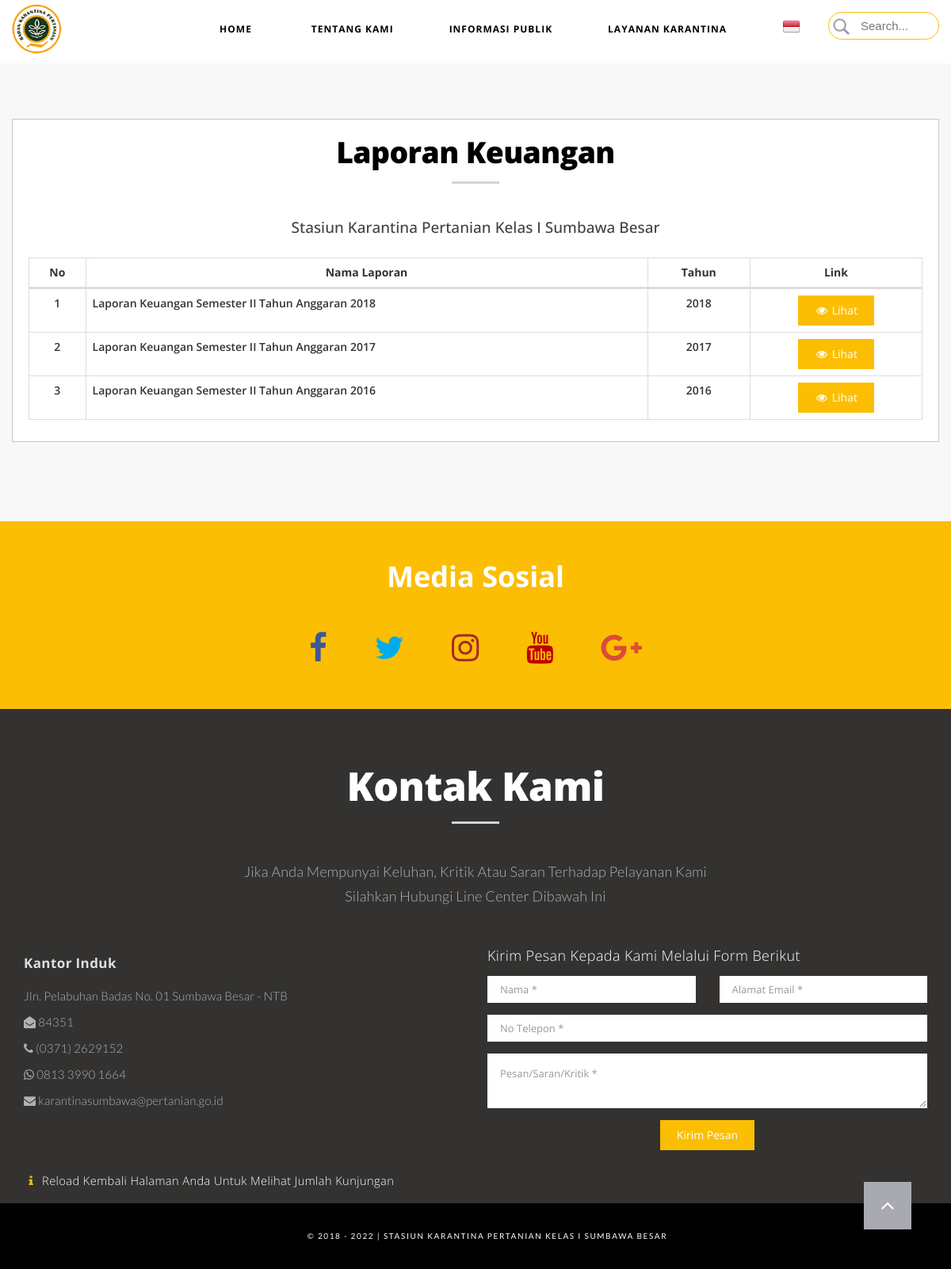
/keuangan?laporan_keuangan, run on the app's committed database.
### tables this page shows
CREATE TABLE `laporan` (
  `id` int(20) NOT NULL,
  `jenis_laporan` varchar(100) NOT NULL,
  `nama_laporan` varchar(300) NOT NULL,
  `tahun` int(11) NOT NULL,
  `link` varchar(300) NOT NULL,
  `waktu_input` date NOT NULL,
  `jenis` varchar(20) NOT NULL DEFAULT 'laporan'
);

### admin/classes/class_keuangan.php (called while the page is built, shortened)
<?php
class keuangan{
	private $db;
	public function __construct(Database $db){
		$this->conn = $db;
		$this->db = $this->conn->getConnection();
	}
	public function laporanKeuangan($id=null){
		$sql = "SELECT * FROM laporan WHERE jenis_laporan='laporan_keuangan'";
		$sql .= ' ORDER BY id DESC';
		$query = $this->db->query($sql) or die ($this->db->error);
		return $query;
	}
}
?>

### admin/config/database.php (called while the page is built, shortened)
<?php
class Database {
	private static $connection;
	private $host = "localhost";
	private $username = "root";
	private $password = "";
	private $database = "websumbawa";
	private function __construct() {
		self::$connection = new mysqli($this->host, $this->username, $this->password, $this->database);
	}
	public function getConnection() {
		return self::$connection;
	}
}
?>

### templates/head.php (called while the page is built, shortened)
<?php
require_once('admin/config/database.php');
require_once('admin/classes/class_paginator.php');
require_once('admin/classes/class_keuangan.php');
$db = Database::getInstance();
$keuangan = new keuangan($db);
require_once('templates/header_web.php');
?>

### views/keuangan/laporan_keuangan/index.php (the view, shortened to what this page needs)
<section class="light-bg atas" id="berkala">
	<div class="container">
		<div class="row">
			<div class="mz-module text-center">
				<div class="mz-module-about text-center">
					<div class="section-title">
						<h2 class="judul">Laporan Keuangan</h2>
					</div>
					<div class="sub-judul">
						<h3>Stasiun Karantina Pertanian Kelas I Sumbawa Besar</h3>
					</div>
					<table id="info_berkala" class="table table-bordered text-center" style="width:100%">
						<thead>
							<tr>
								<th width="20">No</th>
								<th width="350">Nama Laporan</th>
								<th width="50">Tahun</th>
								<th width="50">Link</th>
							</tr>
						</thead>
						<tbody>
							<?php
								$no = 1;
								$tampilLaporan = $keuangan->laporanKeuangan();
								while ($data = $tampilLaporan->fetch_object()) :
							?>
							<tr>
								<td><?php echo $no++;?></td>
								<td><?php echo $data->nama_laporan;?></td>
								<td><?php echo $data->tahun ?></td>
								<td><a href="<?=$data->link;?>" target="_blank"><button type="button"  class="btn btn-warning"><i class="fa fa-eye fa-fw"></i> Lihat</button></a></td>
							</tr>
							<?php endwhile ?>
						</tbody>
					</table>
				</div>
			</div>
		</div>
	</div>
</section>

### css/style.css (style rules this page uses)
body { margin: 0px; font-family: "Open Sans", Sans-serif; }
@media (min-width: 768px) { section { padding: 150px 0; } }
section { padding: 70px 0; }
.section-title h2 { font-size: 50px; color: #B3B3BB; font-weight: 900; letter-spacing: -0.6px; position: relative; margin: 0 0 50px 0; padding-bottom: 15px; }
.section-title h2:after { left: 50%; z-index: 1; width: 60px; height: 3px; content: " "; bottom: -5px; margin-left: -30px; text-align: center; position: absolute; background: #D4D4D4; }
.mz-module { position: relative; margin-bottom: 30px; }
.mz-module-about { border: 1px solid #c7c7d1; min-height: 280px; padding: 20px; background-color: #FFF; }
.mz-module-about h3 { font-weight: 500; font-size: 19px; color: #424242; margin-bottom: 20px; }
.light-bg { background-color: #f8f8f8; }
.btn { display: inline-block; padding: 8px 20px; margin-bottom: 0; font-size: 14px; font-weight: 400; line-height: 1.42857143; text-align: center; white-space: nowrap; vertical-align: middle; -ms-touch-action: manipulation; touch-action: manipulation; cursor: pointer; -webkit-user-select: none; -moz-user-select: none; -ms-user-select: none; user-select: none; background-image: none; border: 1px solid transparent; border-radius: 0px; background-color: #FCBE03; }
.pagination > li > a:hover, { background-color: white; }
body { top: 0px !important; }

### templates/header_web.php (style rules this page uses)
body { overflow-x: hidden; }

### views/keuangan/laporan_keuangan/index.php (style rules this page uses)
section#berkala { margin-top: 80px; }
h2.judul { color: #000; font-size: 28pt }
th { text-align: center; }
td { vertical-align: text-bottom; font-weight: 600 }
td:nth-of-type(2) { text-align: left; padding: 30px; vertical-align: text-bottom; }
h3 { text-align: center; }

### data on the page
laporan: nama_laporan "Laporan Keuangan Semester II Tahun Anggaran 2018", tahun "2018"
laporan: nama_laporan "Laporan Keuangan Semester II Tahun Anggaran 2017", tahun "2017"
laporan: nama_laporan "Laporan Keuangan Semester II Tahun Anggaran 2016", tahun "2016"
